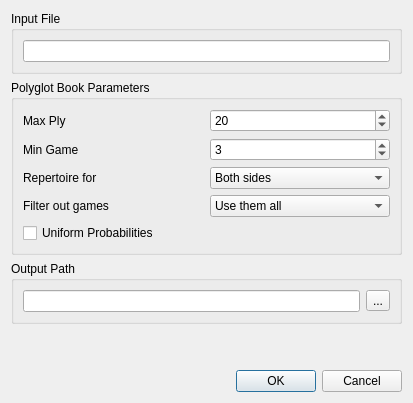
<?xml version="1.0" encoding="UTF-8"?>
<ui version="4.0">
 <class>DlgSaveBook</class>
 <widget class="QDialog" name="DlgSaveBook">
  <property name="geometry">
   <rect>
    <x>0</x>
    <y>0</y>
    <width>413</width>
    <height>403</height>
   </rect>
  </property>
  <property name="windowTitle">
   <string>Build Polyglot Book</string>
  </property>
  <layout class="QVBoxLayout" name="verticalLayout_2">
   <item>
    <widget class="QGroupBox" name="groupInput">
     <property name="title">
      <string>Input File</string>
     </property>
     <layout class="QHBoxLayout" name="horizontalLayout_2">
      <item>
       <widget class="QLineEdit" name="inputFile">
        <property name="readOnly">
         <bool>true</bool>
        </property>
       </widget>
      </item>
     </layout>
    </widget>
   </item>
   <item>
    <widget class="QGroupBox" name="groupParameter">
     <property name="sizePolicy">
      <sizepolicy hsizetype="Preferred" vsizetype="Preferred">
       <horstretch>0</horstretch>
       <verstretch>0</verstretch>
      </sizepolicy>
     </property>
     <property name="title">
      <string>Polyglot Book Parameters</string>
     </property>
     <layout class="QVBoxLayout" name="verticalLayout_8">
      <item>
       <layout class="QGridLayout" name="gridLayout_4" rowstretch="0,0,0,0">
        <item row="1" column="0">
         <widget class="QLabel" name="lbMinGame">
          <property name="text">
           <string>Min Game</string>
          </property>
          <property name="buddy">
           <cstring>minGame</cstring>
          </property>
         </widget>
        </item>
        <item row="0" column="0">
         <widget class="QLabel" name="lbMaxPly">
          <property name="text">
           <string>Max Ply</string>
          </property>
          <property name="buddy">
           <cstring>maxPly</cstring>
          </property>
         </widget>
        </item>
        <item row="0" column="1">
         <widget class="QSpinBox" name="maxPly">
          <property name="minimum">
           <number>4</number>
          </property>
          <property name="value">
           <number>20</number>
          </property>
         </widget>
        </item>
        <item row="1" column="1">
         <widget class="QSpinBox" name="minGame">
          <property name="minimum">
           <number>1</number>
          </property>
          <property name="value">
           <number>3</number>
          </property>
         </widget>
        </item>
        <item row="2" column="0">
         <widget class="QLabel" name="label">
          <property name="text">
           <string>Repertoire for</string>
          </property>
         </widget>
        </item>
        <item row="2" column="1">
         <widget class="QComboBox" name="cbSide">
          <item>
           <property name="text">
            <string>Both sides</string>
           </property>
          </item>
          <item>
           <property name="text">
            <string>White</string>
           </property>
          </item>
          <item>
           <property name="text">
            <string>Black</string>
           </property>
          </item>
         </widget>
        </item>
        <item row="3" column="0">
         <widget class="QLabel" name="label_2">
          <property name="text">
           <string>Filter out games</string>
          </property>
         </widget>
        </item>
        <item row="3" column="1">
         <widget class="QComboBox" name="cbFilterSide">
          <item>
           <property name="text">
            <string>Use them all</string>
           </property>
          </item>
          <item>
           <property name="text">
            <string>White victories</string>
           </property>
          </item>
          <item>
           <property name="text">
            <string>Black victories</string>
           </property>
          </item>
         </widget>
        </item>
       </layout>
      </item>
      <item>
       <widget class="QCheckBox" name="cbUniform">
        <property name="text">
         <string>Uniform Probabilities</string>
        </property>
       </widget>
      </item>
     </layout>
    </widget>
   </item>
   <item>
    <widget class="QGroupBox" name="groupOutput">
     <property name="title">
      <string>Output Path</string>
     </property>
     <layout class="QHBoxLayout" name="horizontalLayout">
      <item>
       <widget class="QLineEdit" name="outputPath">
        <property name="enabled">
         <bool>true</bool>
        </property>
        <property name="toolTip">
         <string>Enter the complete target path</string>
        </property>
        <property name="readOnly">
         <bool>false</bool>
        </property>
       </widget>
      </item>
      <item>
       <widget class="QToolButton" name="btBrowseTarget">
        <property name="text">
         <string>...</string>
        </property>
       </widget>
      </item>
     </layout>
    </widget>
   </item>
   <item>
    <spacer name="verticalSpacer">
     <property name="orientation">
      <enum>Qt::Vertical</enum>
     </property>
     <property name="sizeHint" stdset="0">
      <size>
       <width>20</width>
       <height>40</height>
      </size>
     </property>
    </spacer>
   </item>
   <item>
    <widget class="QDialogButtonBox" name="buttonBox">
     <property name="orientation">
      <enum>Qt::Horizontal</enum>
     </property>
     <property name="standardButtons">
      <set>QDialogButtonBox::Cancel|QDialogButtonBox::Ok</set>
     </property>
    </widget>
   </item>
  </layout>
 </widget>
 <resources/>
 <connections>
  <connection>
   <sender>buttonBox</sender>
   <signal>accepted()</signal>
   <receiver>DlgSaveBook</receiver>
   <slot>accept()</slot>
   <hints>
    <hint type="sourcelabel">
     <x>248</x>
     <y>254</y>
    </hint>
    <hint type="destinationlabel">
     <x>157</x>
     <y>274</y>
    </hint>
   </hints>
  </connection>
  <connection>
   <sender>buttonBox</sender>
   <signal>rejected()</signal>
   <receiver>DlgSaveBook</receiver>
   <slot>reject()</slot>
   <hints>
    <hint type="sourcelabel">
     <x>316</x>
     <y>260</y>
    </hint>
    <hint type="destinationlabel">
     <x>286</x>
     <y>274</y>
    </hint>
   </hints>
  </connection>
 </connections>
</ui>
